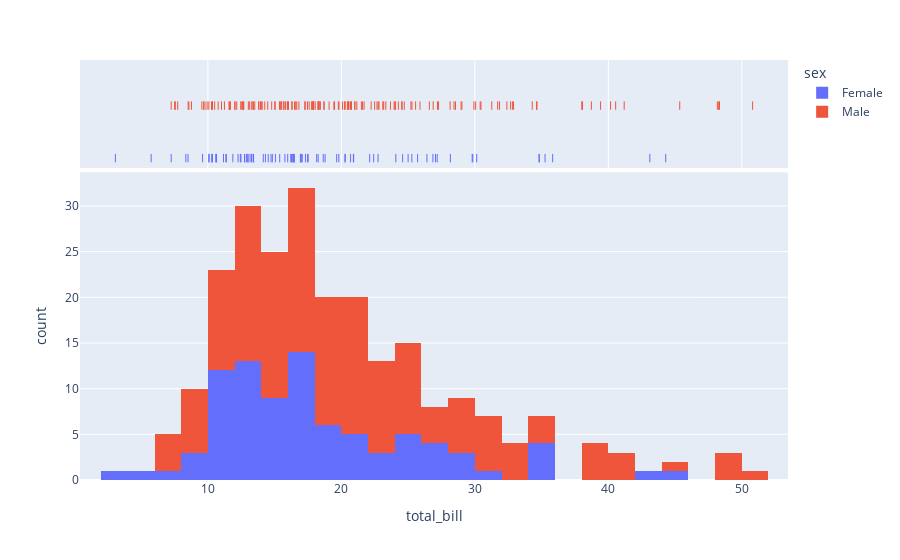

Source (notebook cell):
### Code cell
import plotly.express as px
df = px.data.tips()
fig = px.histogram(df, x="total_bill", color="sex", marginal="rug", hover_data=df.columns)
fig.show()

### Figure 1 — Plotly figure (JSON) as saved in the notebook; plotly's stock layout.template omitted (floating-point values rounded to 4 significant figures; data arrays with more than 128 entries replaced by an {"elided": "..."} marker saying what was removed)
{"data": [{"alignmentgroup": "True", "bingroup": "x", "hoverlabel": {"namelength": 0}, "hovertemplate": "sex=Female<br>total_bill=%{x}<br>count=%{y}", "legendgroup": "Female", "marker": {"color": "#636efa"}, "name": "Female", "offsetgroup": "Female", "orientation": "v", "showlegend": true, "type": "histogram", "x": [16.99, 24.59, 35.26, 14.83, 10.33, 16.97, 20.29, 15.77, 19.65, 15.06, 20.69, 16.93, 10.29, 34.81, 26.41, 16.45, 3.07, 17.07, 26.86, 25.28, 14.73, 10.07, 34.83, 5.75, 16.32, 22.75, 11.35, 15.38, 44.3, 22.42, 20.92, 14.31, 7.25, 25.71, 17.31, 10.65, 12.43, 24.08, 13.42, 12.48, 29.8, 14.52, 11.38, 20.27, 11.17, 12.26, 18.26, 8.51, 10.33, 14.15, 13.16, 17.47, 27.05, 16.43, 8.35, 18.64, 11.87, 29.85, 25, 13.39, 16.21, 17.51, 10.59, 10.63, 9.6, 20.9, 18.15, 19.81, 43.11, 13, 12.74, 13, 16.4, 16.47, 12.76, 13.27, 28.17, 12.9, 30.14, 13.42, 15.98, 16.27, 10.09, 22.12, 35.83, 27.18, 18.78], "xaxis": "x", "yaxis": "y"}, {"alignmentgroup": "True", "boxpoints": "all", "customdata": {"elided": "87x7 mixed values"}, "fillcolor": "rgba(255,255,255,0)", "hoverlabel": {"namelength": 0}, "hoveron": "points", "hovertemplate": "sex=%{customdata[2]}<br>total_bill=%{customdata[0]}<br>tip=%{customdata[1]}<br>smoker=%{customdata[3]}<br>day=%{customdata[4]}<br>time=%{customdata[5]}<br>size=%{customdata[6]}", "jitter": 0, "legendgroup": "Female", "line": {"color": "rgba(255,255,255,0)"}, "marker": {"color": "#636efa", "symbol": "line-ns-open"}, "name": "Female", "offsetgroup": "Female", "showlegend": false, "type": "box", "x": [16.99, 24.59, 35.26, 14.83, 10.33, 16.97, 20.29, 15.77, 19.65, 15.06, 20.69, 16.93, 10.29, 34.81, 26.41, 16.45, 3.07, 17.07, 26.86, 25.28, 14.73, 10.07, 34.83, 5.75, 16.32, 22.75, 11.35, 15.38, 44.3, 22.42, 20.92, 14.31, 7.25, 25.71, 17.31, 10.65, 12.43, 24.08, 13.42, 12.48, 29.8, 14.52, 11.38, 20.27, 11.17, 12.26, 18.26, 8.51, 10.33, 14.15, 13.16, 17.47, 27.05, 16.43, 8.35, 18.64, 11.87, 29.85, 25, 13.39, 16.21, 17.51, 10.59, 10.63, 9.6, 20.9, 18.15, 19.81, 43.11, 13, 12.74, 13, 16.4, 16.47, 12.76, 13.27, 28.17, 12.9, 30.14, 13.42, 15.98, 16.27, 10.09, 22.12, 35.83, 27.18, 18.78], "xaxis": "x2", "yaxis": "y2"}, {"alignmentgroup": "True", "bingroup": "x", "hoverlabel": {"namelength": 0}, "hovertemplate": "sex=Male<br>total_bill=%{x}<br>count=%{y}", "legendgroup": "Male", "marker": {"color": "#EF553B"}, "name": "Male", "offsetgroup": "Male", "orientation": "v", "showlegend": true, "type": "histogram", "x": {"elided": "157 float values"}, "xaxis": "x", "yaxis": "y"}, {"alignmentgroup": "True", "boxpoints": "all", "customdata": {"elided": "157x7 mixed values"}, "fillcolor": "rgba(255,255,255,0)", "hoverlabel": {"namelength": 0}, "hoveron": "points", "hovertemplate": "sex=%{customdata[2]}<br>total_bill=%{customdata[0]}<br>tip=%{customdata[1]}<br>smoker=%{customdata[3]}<br>day=%{customdata[4]}<br>time=%{customdata[5]}<br>size=%{customdata[6]}", "jitter": 0, "legendgroup": "Male", "line": {"color": "rgba(255,255,255,0)"}, "marker": {"color": "#EF553B", "symbol": "line-ns-open"}, "name": "Male", "offsetgroup": "Male", "showlegend": false, "type": "box", "x": {"elided": "157 float values"}, "xaxis": "x2", "yaxis": "y2"}], "layout": {"barmode": "relative", "legend": {"title": {"text": "sex"}, "tracegroupgap": 0}, "margin": {"t": 60}, "xaxis": {"anchor": "y", "domain": [0, 1], "title": {"text": "total_bill"}}, "xaxis2": {"anchor": "y2", "domain": [0, 1], "matches": "x", "showgrid": true, "showticklabels": false}, "yaxis": {"anchor": "x", "domain": [0, 0.7326], "title": {"text": "count"}}, "yaxis2": {"anchor": "x2", "domain": [0.7426, 1], "matches": "y2", "showgrid": false, "showline": false, "showticklabels": false, "ticks": ""}}}
